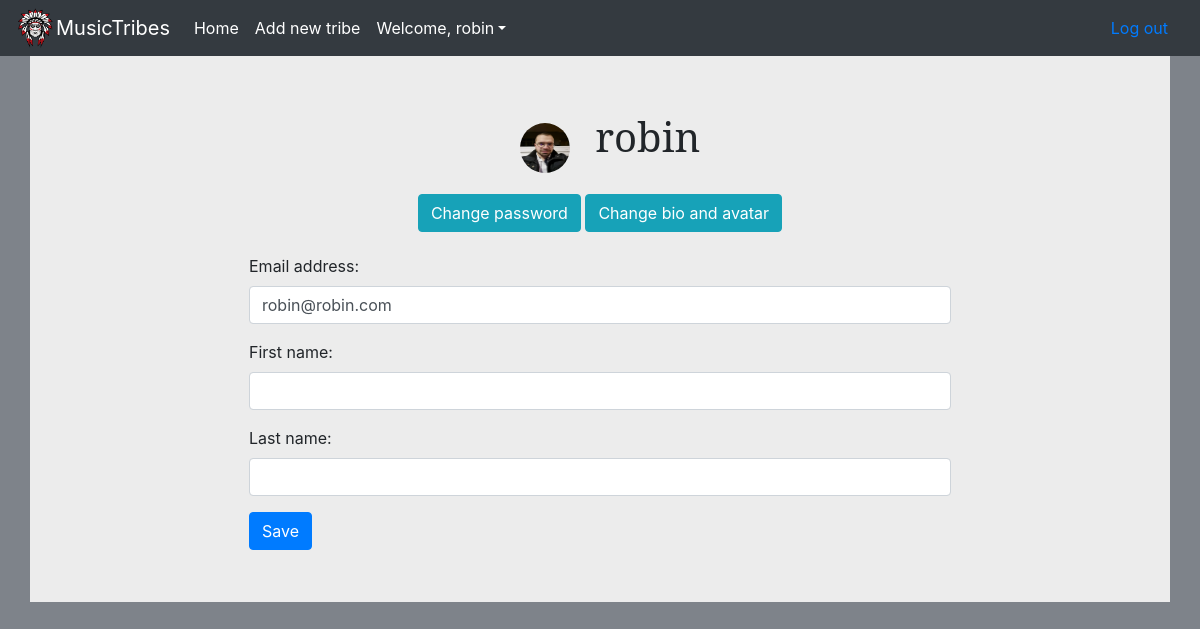
The app's page /accounts/editprofile (signed in), older data.
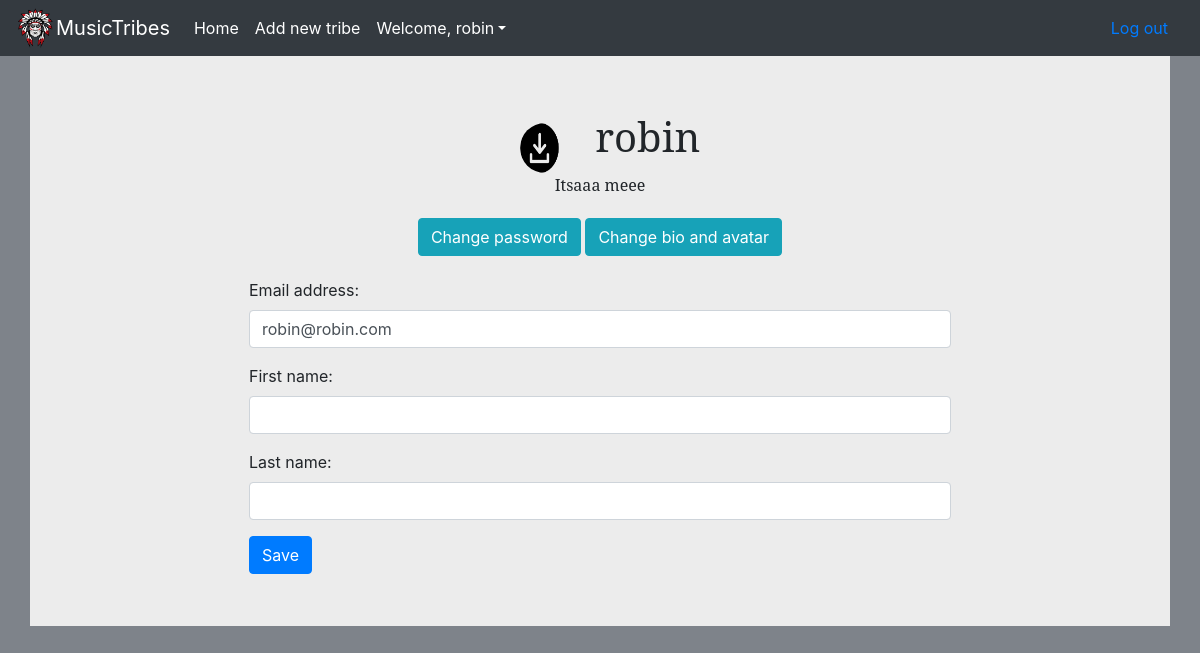
The same page, newer data.
### accounts/models.py (models this page shows, shortened)
class Profile(models.Model):
    user = models.OneToOneField(User, on_delete=models.CASCADE)
    bio = models.TextField(max_length=1000, blank=True)
    avatarurl =  models.CharField(max_length=1000,default="https://icon-library.com/images/unknown-person-icon/unknown-person-icon-17.jpg",blank=True)
    tribes = models.ManyToManyField('app.Tribe',blank=True)
    avatar_img = models.ImageField(upload_to='images',blank = True)

### accounts/views.py (the view)
# urls.py: path('editprofile',views.editprofile, name="editprofile"),
@login_required
@transaction.atomic
def editprofile(request):
    if request.method == 'POST':
        user_form = EditUserForm(request.POST, instance=request.user)
        profile_form=EditProfileForm(request.POST, instance=request.user.profile)
        if user_form.is_valid() and profile_form.is_valid():
            user_form.save()
            profile_form.save()
            messages.success(request, ('Your profile was successfully updated!'))
            return HttpResponseRedirect(reverse('app:index'))
        else:
            return redirect('accounts:editprofile')
    else:
        user_form = EditUserForm(instance=request.user)
        profile = request.user.profile
        profile_form = EditProfileForm(instance=request.user.profile)
        context = {"form":user_form,
                    "profile":profile}
        context['form']=user_form
        return render(request, 'app/edituser.html', context)

### accounts/forms.py
class EditUserForm(forms.ModelForm):
    class Meta:
        model = User
        fields=('email','first_name','last_name')

### app/templates/app/edituser.html (shortened to what this page needs)
{% extends 'app/base.html' %}
{% load static %}
{% block content %}
<div class="container all-forms">
    <div class="edit-user-header">
        {% if profile.avatar_img %}
            <img class="avatar" src ="{{profile.avatar_img.url}}"></img>
        {% else %}
            <img class="avatar" src ="{{profile.avatarurl}}"></img>
        {% endif %}
        <h1 style="display:inline;font-family: 'Noto Serif', serif;">{{user.username}}</h1>
        <p style="font-family: 'Noto Serif', serif;">{{profile.bio}}</p>
    </div>
    <div class="edit-user-optional">
        <a href="{%url 'accounts:changepassword' %}" class="btn btn-info">Change password</a>
        <a href="{%url 'accounts:extendededit' %}" class="btn btn-info">Change bio and avatar</a>
    </div>
    <form method="post" accept-charset="utf-8">
        {%include 'includes/bs4_form.html' %}
        <div class="row">
        <div class="col-md-8 mx-auto"><input type="submit" value="Save" class="btn btn-primary"></div>
    </form>
</div>
{% endblock %}

Row changes from the older to the newer data that the page shows:
changed Profile: avatar_img: a different picture; bio (not shown) → "Itsaaa meee"
